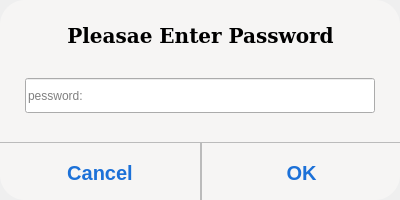
<?xml version="1.0" encoding="UTF-8"?>
<ui version="4.0">
 <class>Dialog</class>
 <widget class="QDialog" name="Dialog">
  <property name="geometry">
   <rect>
    <x>0</x>
    <y>0</y>
    <width>400</width>
    <height>200</height>
   </rect>
  </property>
  <property name="windowTitle">
   <string>Dialog</string>
  </property>
  <widget class="QFrame" name="PleaseEnterPassword">
   <property name="geometry">
    <rect>
     <x>0</x>
     <y>0</y>
     <width>400</width>
     <height>200</height>
    </rect>
   </property>
   <property name="styleSheet">
    <string notr="true">.QFrame
{
		background-color: rgb(246, 245, 244);
		border-radius: 25px;
}</string>
   </property>
   <property name="frameShape">
    <enum>QFrame::StyledPanel</enum>
   </property>
   <property name="frameShadow">
    <enum>QFrame::Raised</enum>
   </property>
   <widget class="QWidget" name="">
    <property name="geometry">
     <rect>
      <x>0</x>
      <y>1</y>
      <width>401</width>
      <height>201</height>
     </rect>
    </property>
    <layout class="QVBoxLayout" name="verticalLayout_2">
     <item>
      <spacer name="verticalSpacer_3">
       <property name="orientation">
        <enum>Qt::Vertical</enum>
       </property>
       <property name="sizeHint" stdset="0">
        <size>
         <width>20</width>
         <height>40</height>
        </size>
       </property>
      </spacer>
     </item>
     <item>
      <widget class="QLabel" name="label">
       <property name="font">
        <font>
         <family>DejaVu Serif</family>
         <pointsize>15</pointsize>
         <weight>75</weight>
         <bold>true</bold>
        </font>
       </property>
       <property name="text">
        <string>Pleasae Enter Password</string>
       </property>
       <property name="alignment">
        <set>Qt::AlignCenter</set>
       </property>
      </widget>
     </item>
     <item>
      <spacer name="verticalSpacer_2">
       <property name="orientation">
        <enum>Qt::Vertical</enum>
       </property>
       <property name="sizeHint" stdset="0">
        <size>
         <width>20</width>
         <height>40</height>
        </size>
       </property>
      </spacer>
     </item>
     <item>
      <layout class="QHBoxLayout" name="horizontalLayout_2">
       <item>
        <spacer name="horizontalSpacer_2">
         <property name="orientation">
          <enum>Qt::Horizontal</enum>
         </property>
         <property name="sizeHint" stdset="0">
          <size>
           <width>40</width>
           <height>20</height>
          </size>
         </property>
        </spacer>
       </item>
       <item>
        <widget class="QLineEdit" name="lineEdit">
         <property name="minimumSize">
          <size>
           <width>350</width>
           <height>35</height>
          </size>
         </property>
         <property name="maximumSize">
          <size>
           <width>350</width>
           <height>16777215</height>
          </size>
         </property>
         <property name="echoMode">
          <enum>QLineEdit::Password</enum>
         </property>
         <property name="placeholderText">
          <string>pessword:</string>
         </property>
        </widget>
       </item>
       <item>
        <spacer name="horizontalSpacer">
         <property name="orientation">
          <enum>Qt::Horizontal</enum>
         </property>
         <property name="sizeHint" stdset="0">
          <size>
           <width>40</width>
           <height>20</height>
          </size>
         </property>
        </spacer>
       </item>
      </layout>
     </item>
     <item>
      <spacer name="verticalSpacer">
       <property name="orientation">
        <enum>Qt::Vertical</enum>
       </property>
       <property name="sizeHint" stdset="0">
        <size>
         <width>20</width>
         <height>40</height>
        </size>
       </property>
      </spacer>
     </item>
     <item>
      <layout class="QHBoxLayout" name="horizontalLayout">
       <property name="spacing">
        <number>0</number>
       </property>
       <item>
        <widget class="QPushButton" name="pushButton">
         <property name="minimumSize">
          <size>
           <width>0</width>
           <height>60</height>
          </size>
         </property>
         <property name="font">
          <font>
           <pointsize>15</pointsize>
           <weight>75</weight>
           <bold>true</bold>
          </font>
         </property>
         <property name="styleSheet">
          <string notr="true">QPushButton
{
		color: rgb(28, 113, 216);
		border-top: 1px;
		border-right: 1px;
		border-style: solid;
		border-color: #BBBBBB;
}

QPushButton::pressed
{
		background-color: #AAAAAA;
		border-bottom-left-radius: 25px;
}</string>
         </property>
         <property name="text">
          <string>Cancel</string>
         </property>
        </widget>
       </item>
       <item>
        <widget class="QPushButton" name="pushButton_2">
         <property name="minimumSize">
          <size>
           <width>0</width>
           <height>60</height>
          </size>
         </property>
         <property name="font">
          <font>
           <pointsize>15</pointsize>
           <weight>75</weight>
           <bold>true</bold>
          </font>
         </property>
         <property name="styleSheet">
          <string notr="true">QPushButton
{
		color: rgb(28, 113, 216);
		border-top: 1px;
		border-left: 1px;
		border-style: solid;
		border-color: #BBBBBB;
}

QPushButton::pressed
{
		background-color: #AAAAAA;
		border-bottom-right-radius: 25px;
}</string>
         </property>
         <property name="text">
          <string>OK</string>
         </property>
        </widget>
       </item>
      </layout>
     </item>
    </layout>
   </widget>
  </widget>
 </widget>
 <resources/>
 <connections/>
</ui>
